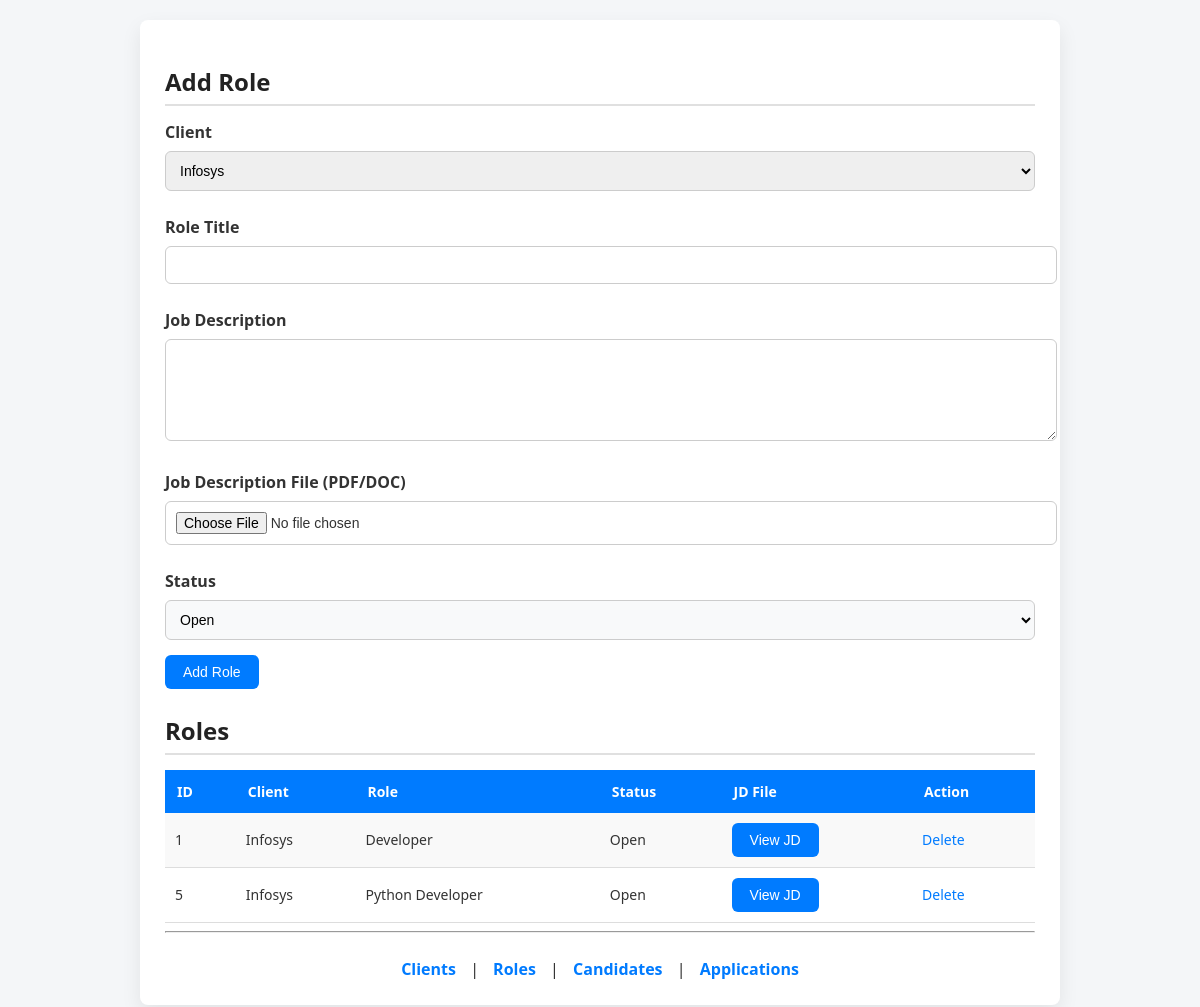
/roles, run on the app's committed database.
### tables this page shows
CREATE TABLE Role (
    role_id INTEGER PRIMARY KEY AUTOINCREMENT,
    client_id INTEGER,
    title TEXT COLLATE NOCASE,
    jd_text TEXT,
    jd_file_path TEXT,
    status TEXT,
    FOREIGN KEY (client_id) REFERENCES Client(client_id),
    UNIQUE(client_id, title)
);

CREATE TABLE Client (
    client_id INTEGER PRIMARY KEY AUTOINCREMENT,
    name TEXT COLLATE NOCASE UNIQUE
);

### app.py (the view, shortened to what this page needs)
@app.route("/roles", methods=["GET", "POST"])
def roles():
    db = get_db()
    cur = db.cursor()
    roles = cur.execute("""
        SELECT Role.role_id,
               Client.name,
               Role.title,
               Role.status,
               Role.jd_file_path
        FROM Role
        JOIN Client ON Role.client_id = Client.client_id
    """).fetchall()
    clients = cur.execute("SELECT * FROM Client").fetchall()
    db.close()
    return render_template("roles.html", roles=roles, clients=clients)

### app.py (called while the page is built)
def get_db():
    return sqlite3.connect("database.db")

### templates/roles.html (shortened to what this page needs)
<!doctype html>
<html>
  <head>
    <link
      rel="stylesheet"
      href="{{ url_for('static', filename='style.css') }}"
    />
  </head>
  <body>
    <div class="container">
      <h2>Add Role</h2>
      <form method="post" enctype="multipart/form-data">
        <label>Client</label>
        <select name="client_id">
          {% for c in clients %}
          <option value="{{ c[0] }}">{{ c[1] }}</option>
          {% endfor %}
        </select>
        <label>Role Title</label>
        <input type="text" name="title" />
        <label>Job Description</label>
        <textarea name="jd_text"></textarea>
        <label>Job Description File (PDF/DOC)</label>
        <input type="file" name="jd_file" accept=".pdf,.doc,.docx" />
        <label>Status</label>
        <select name="status">
          <option>Open</option>
        </select>
        <button>Add Role</button>
      </form>
      <h2>Roles</h2>
      <table>
        <tr>
          <th>ID</th>
          <th>Client</th>
          <th>Role</th>
          <th>Status</th>
          <th>JD File</th>
          <th>Action</th>
        </tr>
        {% for r in roles %}
        <tr>
          <td>{{ r[0] }}</td>
          <td>{{ r[1] }}</td>
          <td>{{ r[2] }}</td>
          <td>{{ r[3] }}</td>
          <td>
            {% if r[4] %}
            <a href="/uploads/{{ r[4].split('uploads/')[1] }}" target="_blank">
              <button type="button">View JD</button>
            </a>
            {% else %} Not Uploaded {% endif %}
          </td>
          <td>
            <a
              href="/delete_role/{{ r[0] }}"
              onclick="
                return confirm('Are you sure you want to delete this role?');
              "
            >
              Delete
            </a>
          </td>
        </tr>
        {% endfor %}
      </table>
      <hr />
      <div class="nav">
        <a href="/clients">Clients</a> | <a href="/roles">Roles</a> |
        <a href="/candidates">Candidates</a> |
        <a href="/applications">Applications</a>
      </div>
    </div>
  </body>
</html>

### static/style.css (style rules this page uses)
body { font-family: "Segoe UI", Arial, sans-serif; background-color: #f4f6f8; margin: 0; padding: 20px; color: #333; }
h2 { color: #222; margin-bottom: 15px; border-bottom: 2px solid #e0e0e0; padding-bottom: 6px; }
.container { background: #ffffff; padding: 25px; border-radius: 8px; width: 75%; margin: auto; box-shadow: 0 8px 20px rgba(0, 0, 0, 0.08); }
form { margin-bottom: 25px; }
label { font-weight: 600; margin-top: 10px; display: block; }
input, textarea, select { padding: 10px; width: 100%; margin: 8px 0 15px 0; border: 1px solid #ccc; border-radius: 6px; font-size: 14px; }
textarea { min-height: 80px; resize: vertical; }
button { background-color: #007bff; color: white; padding: 9px 18px; border: none; border-radius: 6px; font-size: 14px; cursor: pointer; transition: background-color 0.2s ease, transform 0.1s ease; }
table { width: 100%; border-collapse: collapse; margin-top: 10px; font-size: 14px; }
table th { background-color: #007bff; color: white; padding: 12px; text-align: left; }
table td { padding: 10px; border-bottom: 1px solid #ddd; }
table tr:nth-child(even) { background-color: #f9f9f9; }
a { color: #007bff; text-decoration: none; font-weight: 500; }
.nav { margin-top: 25px; text-align: center; }
.nav a { margin: 0 10px; font-weight: 600; }
select[name="status"] { background-color: #f8f9fa; cursor: pointer; }

### data on the page
Role: role_id "1", name "Infosys", title "Developer", status "Open"
Role: role_id "5", name "Infosys", title "Python Developer", status "Open"

### other printed values
form field client_id "Infosys"
